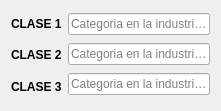
  <widget class="QWidget" name="layoutWidget">
   <property name="geometry">
    <rect>
     <x>150</x>
     <y>150</y>
     <width>221</width>
     <height>111</height>
    </rect>
   </property>
   <layout class="QHBoxLayout" name="horizontalLayout_3">
    <item>
     <layout class="QVBoxLayout" name="verticalLayout_6">
      <item>
       <widget class="QLabel" name="label_13">
        <property name="text">
         <string>&lt;html&gt;&lt;head/&gt;&lt;body&gt;&lt;p&gt;&lt;span style=&quot; font-weight:600;&quot;&gt;CLASE 1&lt;/span&gt;&lt;/p&gt;&lt;/body&gt;&lt;/html&gt;</string>
        </property>
       </widget>
      </item>
      <item>
       <widget class="QLabel" name="label_16">
        <property name="text">
         <string>&lt;html&gt;&lt;head/&gt;&lt;body&gt;&lt;p&gt;&lt;span style=&quot; font-weight:600;&quot;&gt;CLASE 2&lt;/span&gt;&lt;/p&gt;&lt;/body&gt;&lt;/html&gt;</string>
        </property>
       </widget>
      </item>
      <item>
       <widget class="QLabel" name="label_15">
        <property name="text">
         <string>&lt;html&gt;&lt;head/&gt;&lt;body&gt;&lt;p&gt;&lt;span style=&quot; font-weight:600;&quot;&gt;CLASE 3&lt;/span&gt;&lt;/p&gt;&lt;/body&gt;&lt;/html&gt;</string>
        </property>
       </widget>
      </item>
     </layout>
    </item>
    <item>
     <layout class="QVBoxLayout" name="verticalLayout_7">
      <item>
       <widget class="QLineEdit" name="txtCat1">
        <property name="echoMode">
         <enum>QLineEdit::Normal</enum>
        </property>
        <property name="placeholderText">
         <string>Categoria en la industria 1</string>
        </property>
       </widget>
      </item>
      <item>
       <widget class="QLineEdit" name="txtCat2">
        <property name="echoMode">
         <enum>QLineEdit::Normal</enum>
        </property>
        <property name="placeholderText">
         <string>Categoria en la industria 2</string>
        </property>
       </widget>
      </item>
      <item>
       <widget class="QLineEdit" name="txtCat3">
        <property name="echoMode">
         <enum>QLineEdit::Normal</enum>
        </property>
        <property name="placeholderText">
         <string>Categoria en la industria 3</string>
        </property>
       </widget>
      </item>
     </layout>
    </item>
   </layout>
  </widget>
